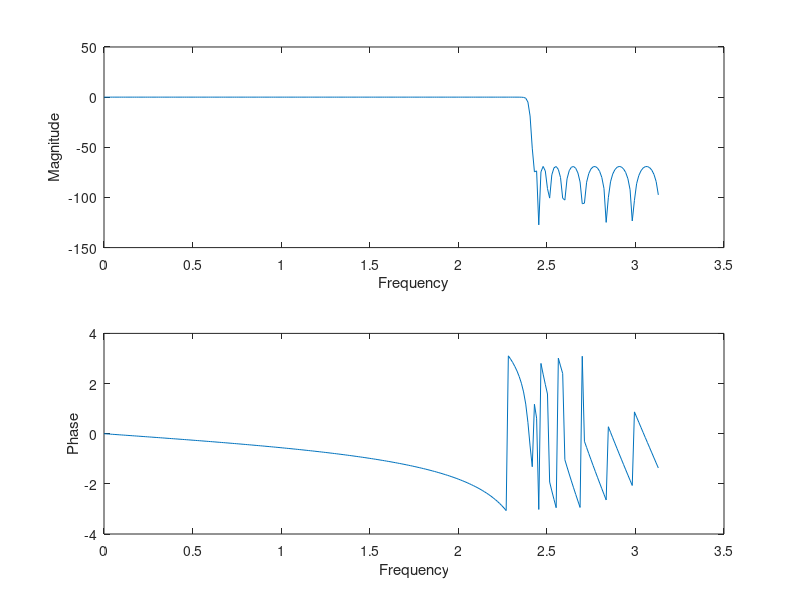

Reproduce this figure in MATLAB.
% Implementation on a chebyshev high pass filter

clc;
clear all;
close all;

alphaP = 4;     % attenutaion in pass band
alphaS = 30;    % attenuation in stop band
fP = 400;       % pass band frequency
fS = 800;       % stop band frequency
FS = 2000;      % sampling frequency

% now declaring wP and wS

wP = ((2*3.14*(fP/FS))/3.14);   % need to balance the output for buttord
wS = ((2*3.14*(fS/FS))/3.14);   % function, by dividing the entire thing by pi

[n,Wc] = cheb2ord(wP,wS,alphaP,alphaS); % used to get the order of the
                                       % buterworth filter
disp('The order of the filter is');
disp(n);
disp('The cutoff frequency is');
disp(Wc);

[b,a] = cheby2(15,alphaS,Wc);
[H,W] = freqz(b,a,256);     % frequency response

Magnitude_resp = 20*log(abs(H)); % magnitude response
phase_resp = angle(H);              % phase response

subplot(2,1,1);
plot(W,Magnitude_resp);
xlabel('Frequency');
ylabel('Magnitude');

subplot(2,1,2);
plot(W,phase_resp);
xlabel('Frequency');
ylabel('Phase');


